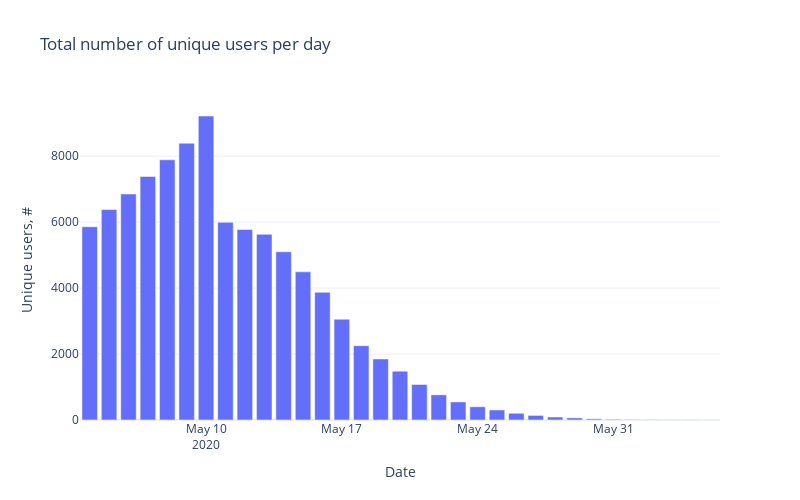

Notebook cell for this chart:
### Markdown cell above
## Исследовательский анализ данных

Посмотрим, какие основные зависимости в данных мы можем найти: сколько у нас пользователей, откуда они приходят, как себя ведут в игре и прочее.

### Анализ количества пользователей

### Code cell
print('Total number of unique users: ', df_actions.user_id.nunique())

df_temp = (
    pd.pivot_table(
        data=df_actions,
        index='event_day',
        values='user_id',
        aggfunc='nunique'
    )
    .reset_index()
    .set_axis(['day_event', 'user_id_count'], axis=1)
    .rename_axis('index', axis=1)
)

fig = px.bar(
    df_temp,
    x='day_event',
    y='user_id_count',
    title='Total number of unique users per day',
    labels=dict(user_id_count='Unique users, #', day_event='Date'),
    width=FIG_WIDTH * 100,
    height=FIG_HEIGHT * 100,
    template='plotly_white',
)
fig.update_layout(legend=dict(orientation='h', yanchor='top', y=1.1, x=0))
fig.show()

### Figure 1 — Plotly figure (JSON) as saved in the notebook; plotly's stock layout.template omitted (floating-point values rounded to 4 significant figures)
{"data": [{"alignmentgroup": "True", "hovertemplate": "Date=%{x}<br>Unique users, #=%{y}<extra></extra>", "legendgroup": "", "marker": {"color": "#636efa", "pattern": {"shape": ""}}, "name": "", "offsetgroup": "", "orientation": "v", "showlegend": false, "textposition": "auto", "type": "bar", "x": ["2020-05-04T00:00:00", "2020-05-05T00:00:00", "2020-05-06T00:00:00", "2020-05-07T00:00:00", "2020-05-08T00:00:00", "2020-05-09T00:00:00", "2020-05-10T00:00:00", "2020-05-11T00:00:00", "2020-05-12T00:00:00", "2020-05-13T00:00:00", "2020-05-14T00:00:00", "2020-05-15T00:00:00", "2020-05-16T00:00:00", "2020-05-17T00:00:00", "2020-05-18T00:00:00", "2020-05-19T00:00:00", "2020-05-20T00:00:00", "2020-05-21T00:00:00", "2020-05-22T00:00:00", "2020-05-23T00:00:00", "2020-05-24T00:00:00", "2020-05-25T00:00:00", "2020-05-26T00:00:00", "2020-05-27T00:00:00", "2020-05-28T00:00:00", "2020-05-29T00:00:00", "2020-05-30T00:00:00", "2020-05-31T00:00:00", "2020-06-01T00:00:00", "2020-06-02T00:00:00", "2020-06-03T00:00:00", "2020-06-04T00:00:00", "2020-06-05T00:00:00"], "xaxis": "x", "y": [5860, 6382, 6854, 7384, 7891, 8394, 9219, 5995, 5776, 5632, 5102, 4493, 3874, 3056, 2255, 1852, 1480, 1077, 764, 549, 402, 305, 205, 139, 91, 65, 36, 22, 16, 11, 9, 7, 4], "yaxis": "y"}], "layout": {"barmode": "relative", "height": 500, "legend": {"orientation": "h", "tracegroupgap": 0, "x": 0, "y": 1.1, "yanchor": "top"}, "title": {"text": "Total number of unique users per day"}, "width": 800, "xaxis": {"anchor": "y", "domain": [0, 1], "title": {"text": "Date"}}, "yaxis": {"anchor": "x", "domain": [0, 1], "title": {"text": "Unique users, #"}}}}
